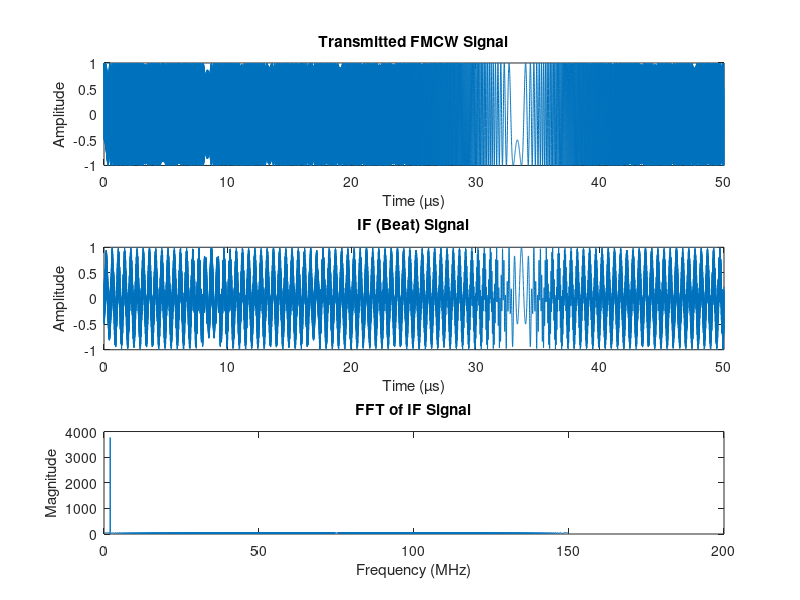

The MATLAB script that drew this image:
 % FMCW Radar Simulation for Range Estimation

clc;
clear;
close all;

% Radar Parameters
c = 3e8;              % Speed of light
fc = 77e9;            % Carrier frequency (77 GHz)
B = 150e6;            % Bandwidth (150 MHz)
T = 50e-6;            % Chirp time (50 micro sec)
S = B/T;              % Chirp slope

R = 100;              % Target range (100 meters)
tau = 2*R/c;          % Time delay

Fs = 2*B;             % Sampling frequency
t = 0:1/Fs:T-1/Fs;    % Time vector

% Transmitted signal
tx = cos(2*pi*(fc*t + (S*t.^2)/2));

% Received signal
rx = cos(2*pi*(fc*(t-tau) + (S*(t-tau).^2)/2));

% IF (Beat) signal
if_signal = tx .* rx;

% FFT
N = length(if_signal);
fft_sig = abs(fft(if_signal));
fft_sig = fft_sig(1:N/2);
f = (0:N/2-1)*(Fs/N);

% Beat frequency
[~, idx] = max(fft_sig);
fb = f(idx);

% Estimated range
R_est = (c*fb*T)/(2*B);

fprintf('Actual Range = %.2f m\n', R);
fprintf('Estimated Range = %.2f m\n', R_est);

% Plots
figure;
subplot(3,1,1)
plot(t*1e6, tx)
title('Transmitted FMCW Signal')
xlabel('Time (µs)')
ylabel('Amplitude')

subplot(3,1,2)
plot(t*1e6, if_signal)
title('IF (Beat) Signal')
xlabel('Time (µs)')
ylabel('Amplitude')

subplot(3,1,3)
plot(f/1e6, fft_sig)
title('FFT of IF Signal')
xlabel('Frequency (MHz)')
ylabel('Magnitude')
